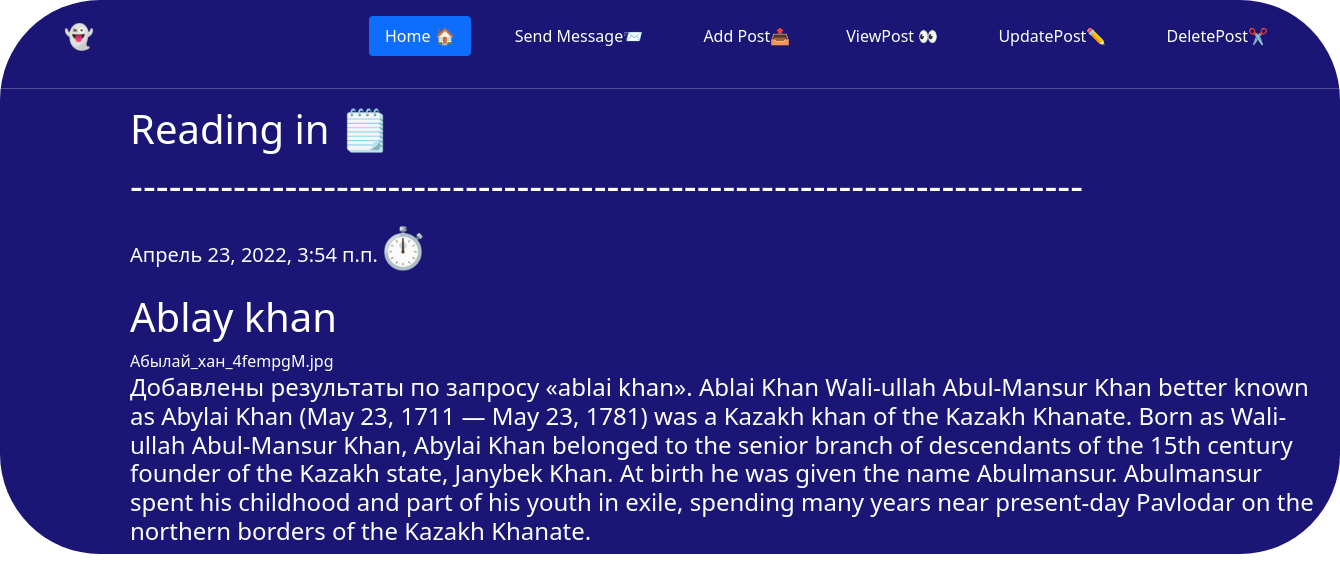
Screenshot of //1/ with the database file from the repository.
### women/models.py (models this page shows, shortened)
class Women(models.Model):
    title = models.CharField(max_length=255)
    content = models.TextField(blank=True,default='')
    slug = models.SlugField(max_length=255, unique=True, db_index=True, verbose_name="URL")
    time_create = models.DateTimeField(auto_now_add=True)
    time_update = models.DateTimeField(auto_now=True)
    is_published = models.BooleanField(default=True)
    cat = models.ForeignKey('Category', on_delete=models.PROTECT, null=True)
    user = models.ForeignKey(User, verbose_name='Пользователь', on_delete=models.CASCADE)
    media = models.ImageField(null=True, blank=True,default='')
    class Meta:
        verbose_name = 'Post'
        verbose_name_plural = 'Posts'
        ordering = ['-time_create', 'title']

### women/views.py (the view)
# urls.py: path('/<slug:post_slug>/', show_post, name='post'),
def show_post(request, post_slug):
    post = get_object_or_404(Women, slug=post_slug)
    context = {
        'post': post,
        'title': post.title,
    }
    return render(request, 'BonusTask_app/post.html', context=context)

### women/templates/BonusTask_app/post.html (shortened to what this page needs)
{% extends 'BonusTask_app/base.html' %}
{% block content %}
<h1>Reading in 🗒</h1>
<h1>--------------------------------------------------------------------------</h1>
<p style="font-size:20px">{{post.time_create}}<span style="font-size:40px">⏱</span></p>
<h1 >{{post.title}}</h1>
{{post.media}}
<h4>{{post.content}}</h4>
{% endblock %}

### rows the page displays
Women: time_create "Апрель 23, 2022, 3:54 п.п.", title "Ablay khan", media "Абылай_хан_4fempgM.jpg", content "Добавлены результаты по запросу «ablai khan». Ablai Khan Wali-ullah Abul-Mansur Khan better known as Abylai Khan (May 23, 1711 — May 23, 1781) was a Kazakh khan of the Kazakh Khanate. Born as Wali-ullah Abul-Mansur Khan, Abylai Khan belonged to the senior branch of descendants of the 15th century founder of the Kazakh state, Janybek Khan. At birth he was given the name Abulmansur. Abulmansur spent his childhood and part of his youth in exile, spending many years near present-day Pavlodar on the northern borders of the Kazakh Khanate."
